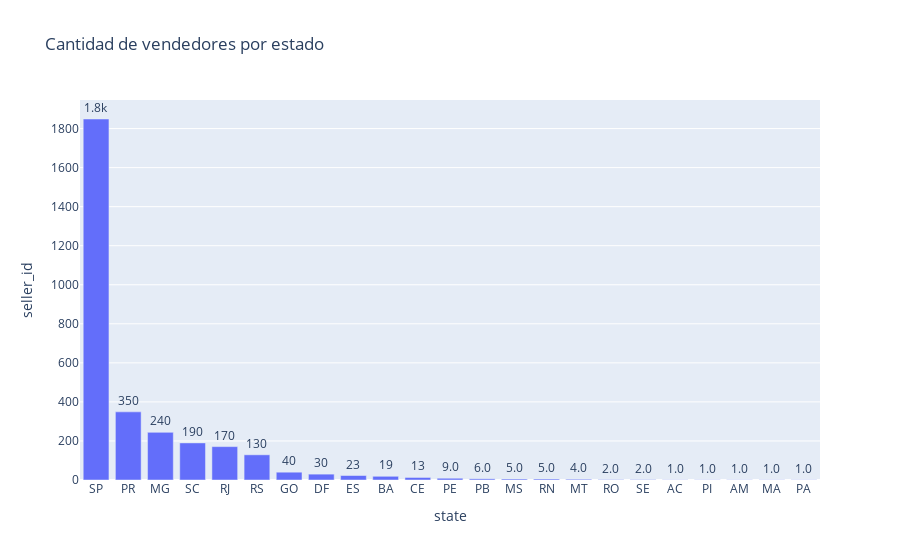

The notebook cell this image was saved under:
### Code cell
seller_state = sellers.groupby(['seller_state']).count()
seller_state.reset_index(inplace=True)
seller_state.rename(columns={'seller_state':'state'}, inplace=True)
seller_state.sort_values('seller_id', ascending=False, inplace=True)
figvendedores = px.bar(seller_state, y='seller_id', x='state', text_auto='.2s',
            title="Cantidad de vendedores por estado")
figvendedores.update_traces(textfont_size=12, textangle=0, textposition="outside", cliponaxis=False)

### Figure 1 — Plotly figure (JSON) as saved in the notebook; plotly's stock layout.template omitted (floating-point values rounded to 4 significant figures)
{"data": [{"alignmentgroup": "True", "cliponaxis": false, "hovertemplate": "state=%{x}<br>seller_id=%{y}<extra></extra>", "legendgroup": "", "marker": {"color": "#636efa", "pattern": {"shape": ""}}, "name": "", "offsetgroup": "", "orientation": "v", "showlegend": false, "textangle": 0, "textfont": {"size": 12}, "textposition": "outside", "texttemplate": "%{y:.2s}", "type": "bar", "x": ["SP", "PR", "MG", "SC", "RJ", "RS", "GO", "DF", "ES", "BA", "CE", "PE", "PB", "MS", "RN", "MT", "RO", "SE", "AC", "PI", "AM", "MA", "PA"], "xaxis": "x", "y": [1849, 349, 244, 190, 171, 129, 40, 30, 23, 19, 13, 9, 6, 5, 5, 4, 2, 2, 1, 1, 1, 1, 1], "yaxis": "y"}], "layout": {"barmode": "relative", "legend": {"tracegroupgap": 0}, "title": {"text": "Cantidad de vendedores por estado"}, "xaxis": {"anchor": "y", "domain": [0, 1], "title": {"text": "state"}}, "yaxis": {"anchor": "x", "domain": [0, 1], "title": {"text": "seller_id"}}}}
